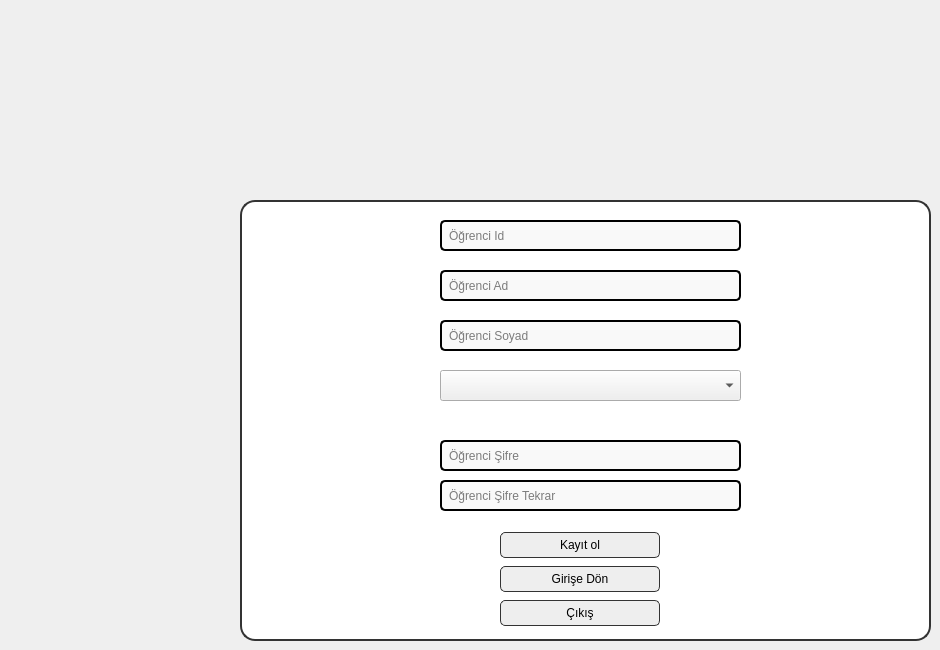
   <widget class="QWidget" name="sfkayit">
    <property name="styleSheet">
     <string notr="true"/>
    </property>
    <widget class="QGroupBox" name="gbkayit">
     <property name="geometry">
      <rect>
       <x>240</x>
       <y>200</y>
       <width>691</width>
       <height>441</height>
      </rect>
     </property>
     <property name="styleSheet">
      <string notr="true">#gbkayit{
    background-color: white;
    border: 2px solid #333;
    border-radius: 15px;
    padding: 20px;
}</string>
     </property>
     <property name="title">
      <string/>
     </property>
     <widget class="QLineEdit" name="lnkayitid">
      <property name="geometry">
       <rect>
        <x>200</x>
        <y>20</y>
        <width>301</width>
        <height>31</height>
       </rect>
      </property>
      <property name="focusPolicy">
       <enum>Qt::StrongFocus</enum>
      </property>
      <property name="toolTip">
       <string/>
      </property>
      <property name="styleSheet">
       <string notr="true">#lnkayitid{
    border: 2px solid black;
    border-radius: 5px;
    padding: 5px;
    background-color: #f9f9f9;
}</string>
      </property>
      <property name="inputMask">
       <string>999</string>
      </property>
      <property name="text">
       <string/>
      </property>
      <property name="maxLength">
       <number>3</number>
      </property>
      <property name="placeholderText">
       <string>Öğrenci Id</string>
      </property>
      <property name="clearButtonEnabled">
       <bool>true</bool>
      </property>
     </widget>
     <widget class="QLineEdit" name="lnkayitad">
      <property name="geometry">
       <rect>
        <x>200</x>
        <y>70</y>
        <width>301</width>
        <height>31</height>
       </rect>
      </property>
      <property name="styleSheet">
       <string notr="true">#lnkayitad{
    border: 2px solid black;
    border-radius: 5px;
    padding: 5px;
    background-color: #f9f9f9;
}</string>
      </property>
      <property name="maxLength">
       <number>30</number>
      </property>
      <property name="placeholderText">
       <string>Öğrenci Ad</string>
      </property>
      <property name="clearButtonEnabled">
       <bool>true</bool>
      </property>
     </widget>
     <widget class="QLineEdit" name="lnkayitsoyad">
      <property name="geometry">
       <rect>
        <x>200</x>
        <y>120</y>
        <width>301</width>
        <height>31</height>
       </rect>
      </property>
      <property name="styleSheet">
       <string notr="true">#lnkayitsoyad{
    border: 2px solid black;
    border-radius: 5px;
    padding: 5px;
    background-color: #f9f9f9;
}</string>
      </property>
      <property name="maxLength">
       <number>30</number>
      </property>
      <property name="placeholderText">
       <string>Öğrenci Soyad</string>
      </property>
      <property name="clearButtonEnabled">
       <bool>true</bool>
      </property>
     </widget>
     <widget class="QLineEdit" name="lnkayitsifretekrar">
      <property name="geometry">
       <rect>
        <x>200</x>
        <y>280</y>
        <width>301</width>
        <height>31</height>
       </rect>
      </property>
      <property name="styleSheet">
       <string notr="true">#lnkayitsifretekrar{
    border: 2px solid black;
    border-radius: 5px;
    padding: 5px;
    background-color: #f9f9f9;
}</string>
      </property>
      <property name="maxLength">
       <number>30</number>
      </property>
      <property name="echoMode">
       <enum>QLineEdit::Password</enum>
      </property>
      <property name="placeholderText">
       <string>Öğrenci Şifre Tekrar</string>
      </property>
      <property name="clearButtonEnabled">
       <bool>true</bool>
      </property>
     </widget>
     <widget class="QLineEdit" name="lnkayitsifre">
      <property name="geometry">
       <rect>
        <x>200</x>
        <y>240</y>
        <width>301</width>
        <height>31</height>
       </rect>
      </property>
      <property name="styleSheet">
       <string notr="true">#lnkayitsifre{
    border: 2px solid black;
    border-radius: 5px;
    padding: 5px;
    background-color: #f9f9f9;
}</string>
      </property>
      <property name="maxLength">
       <number>30</number>
      </property>
      <property name="echoMode">
       <enum>QLineEdit::Password</enum>
      </property>
      <property name="placeholderText">
       <string>Öğrenci Şifre</string>
      </property>
      <property name="clearButtonEnabled">
       <bool>true</bool>
      </property>
     </widget>
     <widget class="QComboBox" name="cbbolum">
      <property name="geometry">
       <rect>
        <x>200</x>
        <y>170</y>
        <width>301</width>
        <height>31</height>
       </rect>
      </property>
      <property name="toolTip">
       <string>Bölümler</string>
      </property>
     </widget>
     <widget class="QWidget" name="verticalLayoutWidget_6">
      <property name="geometry">
       <rect>
        <x>260</x>
        <y>330</y>
        <width>160</width>
        <height>100</height>
       </rect>
      </property>
      <layout class="QVBoxLayout" name="verticalLayout_6">
       <item>
        <widget class="QPushButton" name="btnkayit">
         <property name="toolTip">
          <string>Hesabınız yok mu? Hemen kayıt olun!</string>
         </property>
         <property name="styleSheet">
          <string notr="true">#btnkayit{
    background-color: #eeeeee;
    border: 1px solid #333;
    padding: 5px 15px;
    border-radius: 5px;
}
#btnkayit:hover {
    background-color: #dddddd;
}</string>
         </property>
         <property name="text">
          <string>Kayıt ol</string>
         </property>
        </widget>
       </item>
       <item>
        <widget class="QPushButton" name="btngirisdon">
         <property name="styleSheet">
          <string notr="true">#btngirisdon{
    background-color: #eeeeee;
    border: 1px solid #333;
    padding: 5px 15px;
    border-radius: 5px;
}
#btngirisdon:hover {
    background-color: #dddddd;
}</string>
         </property>
         <property name="text">
          <string>Girişe Dön</string>
         </property>
        </widget>
       </item>
       <item>
        <widget class="QPushButton" name="btnkayitcikis">
         <property name="toolTip">
          <string>Sistemi kapatmak için tıklayınız.</string>
         </property>
         <property name="styleSheet">
          <string notr="true">#btnkayitcikis{
    background-color: #eeeeee;
    border: 1px solid #333;
    padding: 5px 15px;
    border-radius: 5px;
}
#btnkayitcikis:hover {
    background-color: #dddddd;
}</string>
         </property>
         <property name="text">
          <string>Çıkış</string>
         </property>
        </widget>
       </item>
      </layout>
     </widget>
     <widget class="QLabel" name="lbsifre">
      <property name="geometry">
       <rect>
        <x>200</x>
        <y>210</y>
        <width>301</width>
        <height>21</height>
       </rect>
      </property>
      <property name="font">
       <font>
        <pointsize>8</pointsize>
       </font>
      </property>
      <property name="styleSheet">
       <string notr="true">color: red;</string>
      </property>
      <property name="text">
       <string/>
      </property>
     </widget>
    </widget>
   </widget>
